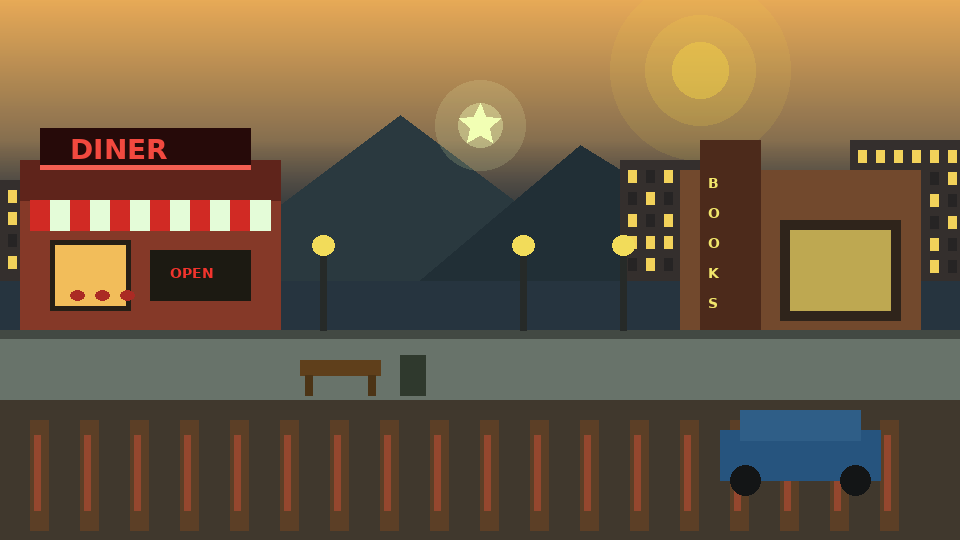
#> input picture assets/bg/community_v1.png, 960 x 540 px, given in place of pages_v1.png, which was not available
$ python gen_plates.py
#> lines starting #> are read from the running program, lines starting #| are printed output that depends on the picture; pictures that were not available may be replaced by others from this repository, and a replacement may not be noted
#> in build, orig is the input picture: PIL image 960x540 RGB; mean R, G, B 111.1, 91, 66.3
#> in base_scene, `im = Image.new('RGB', (W * K, H * K))`: im: PIL image 1920x1080 RGB; every value is 0
#!/usr/bin/env python3
"""Redraw the 960x540 'narrow' area plates that were recoloured copies of one scene.

Contract kept (js/world.js PLATE_DEPTH.narrow): sidewalk 339-399, street 400-539.
Rows y >= 339 are copied unchanged from the original (<name>_v1.png) so the walkable
area and street props stay identical; only the backdrop above y=339 is redrawn,
with a signature building per area. Plates tile horizontally (edges match).
usage: gen_plates.py [names...]   (default: pages skate gym community river)
"""
import math, os, shutil, sys, random
from PIL import Image, ImageDraw, ImageFont, ImageFilter

ROOT = os.path.dirname(os.path.dirname(os.path.abspath(__file__)))
BG = os.path.join(ROOT, "assets", "bg")
W, H, CUT, K = 960, 540, 339, 2
FONT = "/usr/share/fonts/truetype/dejavu/DejaVuSans-Bold.ttf"
def F(sz):
    try: return ImageFont.truetype(FONT, sz*K)
    except Exception: return ImageFont.load_default()

def sky(d, top, mid, bot, horizon=CUT):
#> called with top = (44, 40, 92), mid = (232, 120, 84), bot = (255, 196, 120), horizon = 339
    for y in range(horizon*K):
        t = y / (horizon*K)
        a, b, u = (top, mid, t/0.55) if t < 0.55 else (mid, bot, (t-0.55)/0.45)
        d.line([(0, y), (W*K, y)], fill=tuple(int(a[i]*(1-u) + b[i]*u) for i in range(3)))

def ridge(d, base, amp, col, seed, periods=(1, 2, 5)):
#> called with base = 250, amp = 40, col = (127, 66, 46), seed = 0.3, periods = (1, 2, 5)
    pts = [(0, H*K)]
    for x in range(0, W*K + 1, 4):
        u = x / (W*K) * 2*math.pi
        y = base - amp*(0.55*math.sin(u*periods[0] + seed) + 0.3*math.sin(u*periods[1] + seed*2.1) + 0.15*math.sin(u*periods[2] + seed*0.7))
        pts.append((x, y*K))
    pts.append((W*K, H*K)); d.polygon(pts, fill=col)

def R(d, x0, y0, x1, y1, col, out=(28, 20, 22)):
    d.rectangle([x0*K, y0*K, x1*K, y1*K], fill=col, outline=out, width=K)

def windows(d, x0, y0, x1, y1, cols, rows, lit=(255, 206, 120), dark=(56, 52, 70), rnd=None, frame=(40, 32, 34)):
    rnd = rnd or random.Random(1)
    cw, ch = (x1-x0)/cols, (y1-y0)/rows
    for i in range(cols):
        for j in range(rows):
            c = lit if rnd.random() < 0.6 else dark
            R(d, x0 + i*cw + cw*0.18, y0 + j*ch + ch*0.15, x0 + (i+1)*cw - cw*0.18, y0 + (j+1)*ch - ch*0.2, c, frame)

def sign(d, x, y, text, sz, fg, bg=None, glow=None, pad=6):
    f = F(sz); bb = d.textbbox((0, 0), text, font=f); tw, th = bb[2]-bb[0], bb[3]-bb[1]
    if bg: R(d, x - pad, y - pad, x + tw/K + pad, y + th/K + pad*1.4, bg)
    d.text((x*K, y*K - bb[1]*0.2), text, font=f, fill=fg)
    return tw/K

def lamp(d, x, top=250):
    R(d, x-2, top, x+2, CUT, (40, 40, 48), (20, 20, 24))
    d.ellipse([(x-7)*K, (top-6)*K, (x+7)*K, (top+4)*K], fill=(255, 226, 150), outline=(40, 30, 20), width=K)

def tree(d, x, base, s=1.0, col=(46, 66, 52)):
    R(d, x-3*s, base-30*s, x+3*s, base, (70, 50, 36))
    for dx, dy, r in ((0, -46, 20), (-14, -36, 15), (14, -36, 15), (0, -30, 16)):
        d.ellipse([(x+dx*s-r*s)*K, (base+dy*s-r*s)*K, (x+dx*s+r*s)*K, (base+dy*s+r*s)*K], fill=col, outline=(24, 34, 28), width=K)

def star_sign(d, x, y, r, col=(255, 236, 150)):
    pts = []
    for i in range(10):
        rr = r if i % 2 == 0 else r*0.45; a = math.radians(-90 + 36*i)
        pts.append(((x + rr*math.cos(a))*K, (y + rr*math.sin(a))*K))
    d.polygon(pts, fill=col, outline=(120, 90, 40))

def base_scene(top, mid, bot, seed):
    im = Image.new("RGB", (W*K, H*K)); d = ImageDraw.Draw(im)
    sky(d, top, mid, bot)
    ridge(d, 250, 40, tuple(int(v*0.55) for v in mid), seed)            # Blue Ridge, far
    ridge(d, 285, 26, tuple(int(v*0.36) for v in mid), seed + 1.7, (2, 3, 7))
    return im, d

def mill_star(d, x=820, y=210):
    d.line([(x*K, (y+10)*K), (x*K, 262*K)], fill=(60, 56, 70), width=2*K)
    star_sign(d, x, y, 10)

# ---------------------------------------------------------------- areas
def pages():
    im, d = base_scene((44, 40, 92), (232, 120, 84), (255, 196, 120), 0.3); mill_star(d, 860, 196)
#> after `im, d = base_scene((44, 40, 92), (232, 120, 84), (255, 196, 120), 0.3)`:
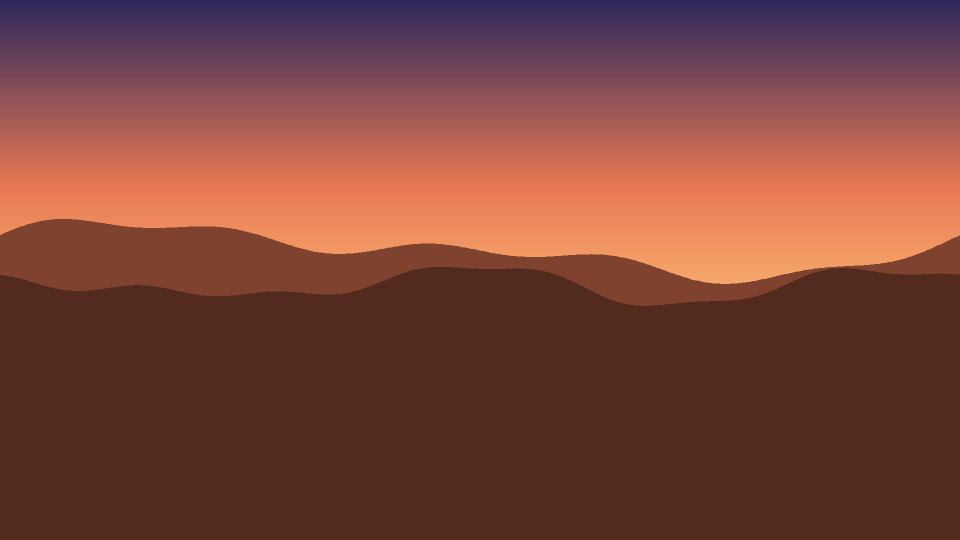
#> im: PIL image 1920x1080 RGB (shown at 1/2 size); mean R, G, B 122.6, 68, 58.1
    rnd = random.Random(3)
    R(d, -4, 170, 150, CUT, (120, 74, 60)); windows(d, 14, 186, 136, 300, 3, 3, rnd=rnd)
    # Valley Pages: brick storefront, green awning, display windows w/ book stacks
    R(d, 190, 120, 650, CUT, (142, 62, 50)); R(d, 190, 112, 650, 128, (92, 44, 38))
    for x in range(196, 650, 18): d.line([(x*K, 132*K), (x*K, CUT*K)], fill=(126, 54, 44), width=K)
    windows(d, 210, 140, 630, 210, 7, 1, rnd=rnd)
    R(d, 214, 222, 626, 252, (34, 70, 52)); sign(d, 300, 226, "VALLEY PAGES", 20, (255, 226, 150))
    for i in range(12):
        x = 205 + i*37
        d.polygon([(x*K, 256*K), ((x+37)*K, 256*K), ((x+37)*K, 270*K), ((x+18)*K, 276*K), (x*K, 270*K)],
                  fill=(36, 96, 64) if i % 2 else (232, 220, 190), outline=(20, 40, 30))
    for x0 in (214, 470):
        R(d, x0, 282, x0+150, CUT-4, (255, 214, 140))
        for k in range(9):
            c = [(150, 50, 50), (40, 80, 140), (220, 180, 70), (60, 120, 80), (110, 60, 130)][k % 5]
            R(d, x0 + 8 + k*15, CUT-34 - (k % 3)*6, x0 + 20 + k*15, CUT-6, c)
    R(d, 380, 280, 450, CUT, (70, 40, 30)); R(d, 390, 290, 440, CUT, (60, 34, 26))
    R(d, 654, 60, 678, 260, (40, 28, 40));
    for i, ch in enumerate("BOOKS"): sign(d, 660, 72 + i*36, ch, 18, (255, 120, 200))
    R(d, 700, 200, 964, CUT, (86, 92, 120)); windows(d, 716, 214, 950, 320, 6, 3, rnd=rnd)
    lamp(d, 170); lamp(d, 690)
    return im

def skate():
    im, d = base_scene((56, 36, 96), (248, 112, 92), (255, 200, 110), 1.1); mill_star(d, 120, 200)
    rnd = random.Random(5)
    # Starboard Skate: corrugated warehouse with graffiti mural + roll-up door
    R(d, 150, 150, 760, CUT, (58, 120, 150)); R(d, 140, 138, 770, 154, (30, 60, 80))
    for x in range(154, 760, 10): d.line([(x*K, 156*K), (x*K, CUT*K)], fill=(48, 104, 132), width=K)
    R(d, 170, 168, 740, 226, (24, 26, 36));
    star_sign(d, 206, 197, 20, (255, 210, 74)); sign(d, 236, 176, "STARBOARD SKATE", 28, (255, 92, 70))
    for i, c in enumerate([(255, 92, 70), (255, 210, 74), (90, 220, 200), (190, 110, 240)]):     # mural stripes
        d.polygon([((170 + i*30)*K, 240*K), ((330 + i*30)*K, 240*K), ((290 + i*30)*K, (CUT-50)*K), ((130 + i*30)*K, (CUT-50)*K)], fill=c)
    R(d, 420, 240, 600, CUT, (150, 150, 156))
    for y in range(246, CUT, 8): d.line([(422*K, y*K), (598*K, y*K)], fill=(120, 120, 128), width=K)
    R(d, 630, 250, 730, CUT-6, (255, 214, 140));
    for k in range(5):                                                                        # decks on the wall
        R(d, 640 + k*18, 262, 652 + k*18, 318, [(231, 76, 60), (40, 40, 44), (255, 210, 74), (60, 160, 200), (240, 240, 236)][k])
    # quarter-pipe silhouette at right
    d.pieslice([(790*K, 230*K), (1010*K, 450*K)], 180, 270, fill=(120, 124, 140), outline=(30, 30, 40), width=K)
    R(d, 790, 336, 900, CUT, (120, 124, 140))
    R(d, -4, 200, 140, CUT, (96, 70, 90)); windows(d, 10, 214, 130, 320, 3, 3, rnd=rnd)
    lamp(d, 776)
    return im

def gym():
    im, d = base_scene((40, 44, 90), (226, 124, 90), (255, 190, 120), 2.2); mill_star(d, 470, 186)
    rnd = random.Random(7)
    # Valley Gym: tall brick block, big lit windows with silhouettes of racks, blue banner
    R(d, 90, 110, 640, CUT, (108, 60, 52)); R(d, 82, 100, 648, 116, (70, 40, 36))
    for y in range(120, CUT, 12): d.line([(92*K, y*K), (638*K, y*K)], fill=(96, 52, 46), width=K)
    R(d, 120, 128, 610, 170, (41, 128, 185)); sign(d, 220, 136, "VALLEY GYM", 26, (255, 255, 255))
    sign(d, 470, 142, "24/7", 16, (255, 210, 74))
    for i in range(4):
        x0 = 120 + i*124
        R(d, x0, 186, x0 + 100, 270, (255, 222, 150))
        R(d, x0 + 10, 240, x0 + 90, 246, (60, 60, 70));
        for xx in (x0 + 14, x0 + 82): R(d, xx - 4, 232, xx + 4, 254, (40, 40, 48))
        d.ellipse([(x0+40)*K, 206*K, (x0+60)*K, 226*K], fill=(70, 60, 70))
    R(d, 330, 282, 400, CUT, (40, 60, 90)); R(d, 340, 292, 390, CUT, (255, 222, 150))
    R(d, 670, 180, 964, CUT, (70, 78, 104)); windows(d, 690, 196, 940, 318, 6, 3, rnd=rnd)
    R(d, -4, 220, 80, CUT, (84, 60, 74))
    lamp(d, 655); lamp(d, 70)
    return im

def community():
    im, d = base_scene((48, 50, 100), (236, 140, 100), (255, 208, 140), 3.0); mill_star(d, 860, 200)
    # Community Center: low civic building, columns, green roof, garden, flag
    d.polygon([(150*K, 170*K), (480*K, 120*K), (810*K, 170*K)], fill=(60, 110, 80), outline=(24, 40, 30))
    R(d, 160, 170, 800, CUT, (226, 210, 180)); R(d, 150, 166, 810, 178, (190, 170, 140))
    sign(d, 300, 186, "STAR CITY COMMUNITY CENTER", 18, (60, 60, 80))
    for i in range(8):
        x = 190 + i*82
        R(d, x, 214, x + 14, CUT, (244, 236, 216)); R(d, x - 3, 210, x + 17, 216, (200, 186, 160))
    for i in range(7):
        x0 = 212 + i*82
        R(d, x0, 232, x0 + 52, 296, (255, 214, 140)); d.line([((x0+26)*K, 232*K), ((x0+26)*K, 296*K)], fill=(120, 100, 80), width=K)
    R(d, 446, 280, 514, CUT, (110, 70, 50)); R(d, 456, 290, 504, CUT, (255, 220, 160))
    R(d, 470, 60, 473, 120, (200, 200, 210))
    d.polygon([(473*K, 62*K), (512*K, 70*K), (473*K, 82*K)], fill=(200, 60, 60))
    for x in (60, 120, 860, 920): tree(d, x, CUT, 1.1)
    for x in range(170, 800, 16):
        d.ellipse([x*K, (CUT-14)*K, (x+14)*K, CUT*K], fill=(70, 130, 80), outline=(30, 60, 40))
        if x % 48 == 10: d.ellipse([(x+4)*K, (CUT-12)*K, (x+9)*K, (CUT-7)*K], fill=(255, 140, 180))
    return im

def river():
    im, d = base_scene((36, 40, 88), (240, 128, 90), (255, 200, 130), 4.1); mill_star(d, 180, 196)
    # Roanoke River: water band behind a railing, steel truss bridge, tree line
    for y in range(262, CUT):
        t = (y - 262) / (CUT - 262)
        d.line([(0, y*K), (W*K, y*K)], fill=(int(90 - 40*t), int(110 - 30*t), int(150 - 20*t)))
    rnd = random.Random(9)
    for _ in range(70):
        x, y = rnd.randrange(0, W), rnd.randrange(266, CUT - 4)
        d.line([(x*K, y*K), ((x + rnd.randrange(6, 20))*K, y*K)], fill=(255, 196, 130), width=K)
    for x in range(0, W, 46): tree(d, x + 20, 266, 0.8, (40, 60, 50))
    # bridge deck + truss
    R(d, -4, 220, 964, 232, (70, 76, 92))
    for x in range(0, W, 80):
        d.line([(x*K, 220*K), ((x+40)*K, 170*K), ((x+80)*K, 220*K)], fill=(96, 110, 140), width=3*K)
        d.line([((x+40)*K, 170*K), ((x+40)*K, 220*K)], fill=(96, 110, 140), width=2*K)
    d.line([(0, 170*K), (W*K, 170*K)], fill=(96, 110, 140), width=3*K)
    for x in (120, 520, 900):
        R(d, x - 12, 232, x + 12, 300, (110, 104, 100))
    sign(d, 380, 140, "ROANOKE RIVER", 18, (255, 226, 150), bg=(30, 50, 70))
    # sidewalk railing
    R(d, -4, 312, 964, 318, (60, 64, 76))
    for x in range(0, W, 24): R(d, x, 318, x + 3, CUT, (60, 64, 76))
    lamp(d, 300, 240); lamp(d, 780, 240)
    return im

AREAS = dict(pages=pages, skate=skate, gym=gym, community=community, river=river)

def build(name):
    p = os.path.join(BG, name + ".png"); bak = os.path.join(BG, name + "_v1.png")
    if not os.path.exists(bak): shutil.copy2(p, bak)
    orig = Image.open(bak).convert("RGB")
    top = AREAS[name]().resize((W, H), Image.LANCZOS)
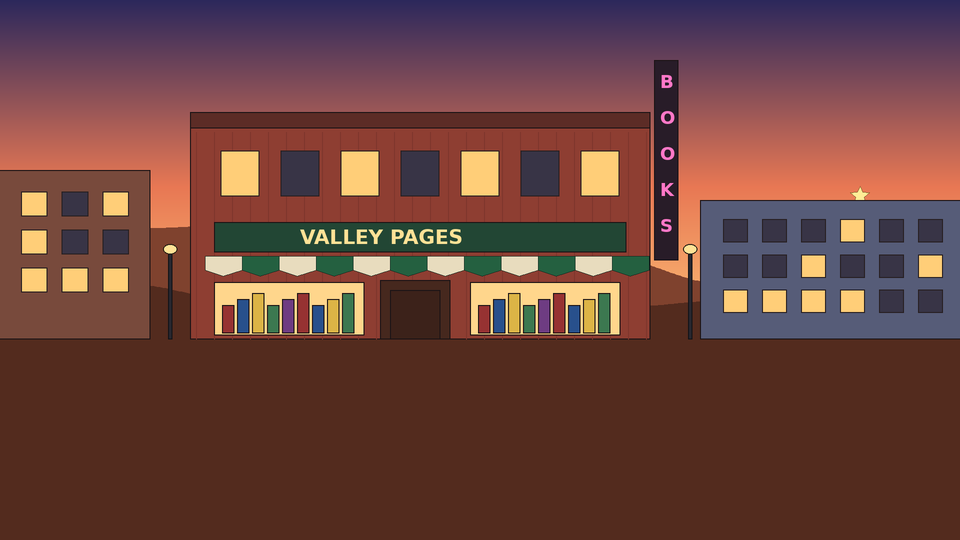
#> top: PIL image 960x540 RGB; mean R, G, B 107.4, 67.1, 61.6
    top.paste(orig.crop((0, CUT, W, H)), (0, CUT))              # walkable band unchanged
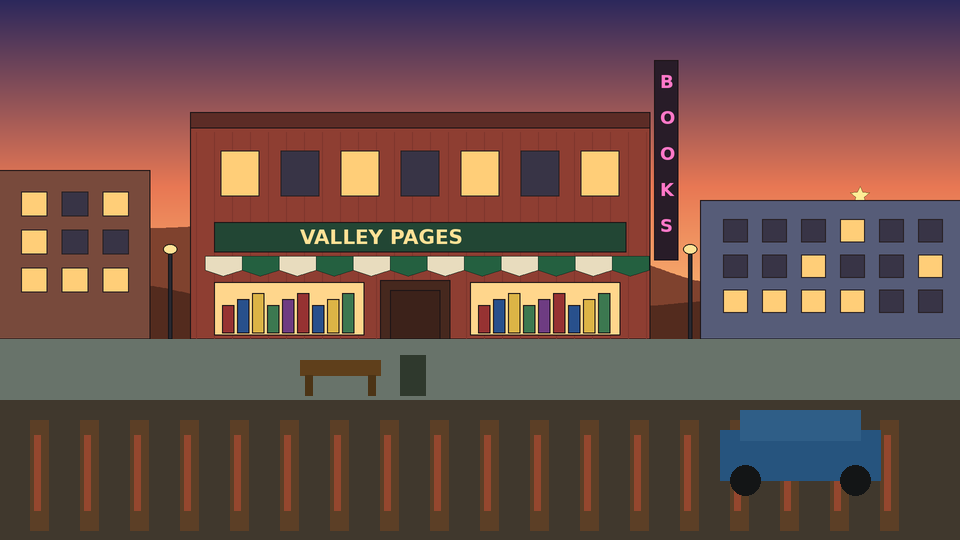
#> top: PIL image 960x540 RGB; mean R, G, B 106.9, 79.5, 74.9
    top.save(p); print("plate", name, top.size)
#| plate pages (960, 540)

if __name__ == "__main__":
    for n in (sys.argv[1:] or list(AREAS)): build(n)
#> pass 2 of the loop `for n in (sys.argv[1:] or list(AREAS)): build(n)`:
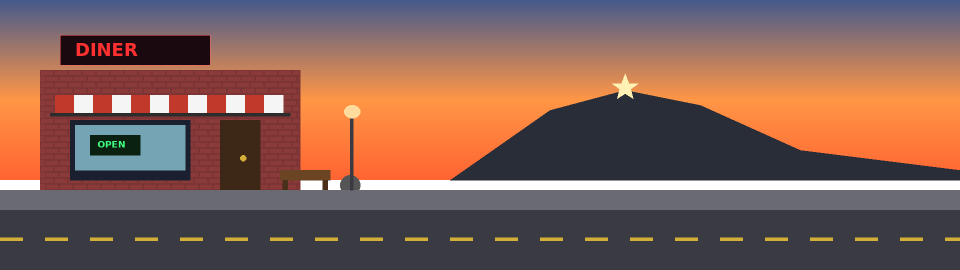
#> input picture assets/bg/diner_v1.png, 1920 x 540 px, given in place of skate_v1.png, which was not available (shown at 1/2 size)
#> orig: PIL image 1920x540 RGB
#> in skate, `im, d = base_scene((56, 36, 96), (248, 112, 92), (255, 200, 110), 1.1)`:
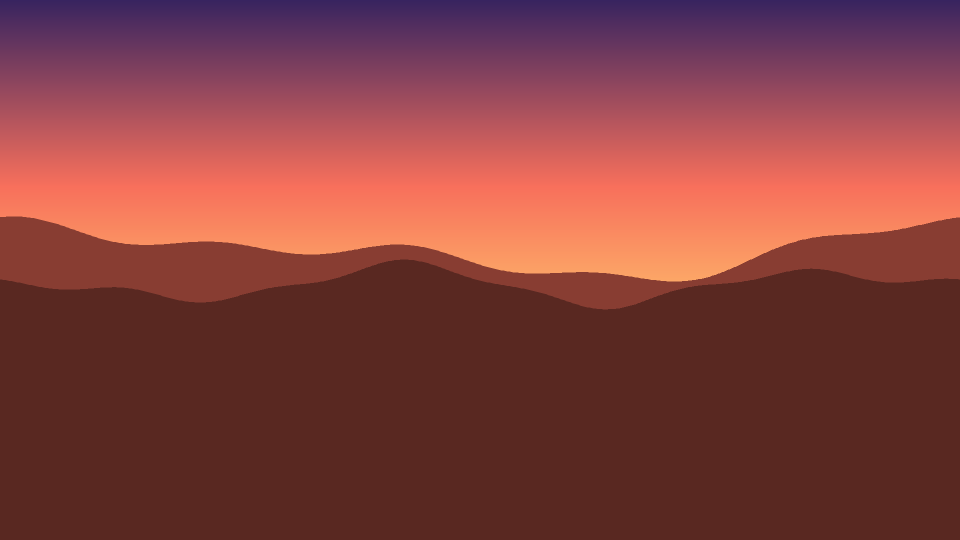
#> im: PIL image 1920x1080 RGB (shown at 1/2 size); mean R, G, B 132.3, 63.6, 62.3
#> in build (call 2), `top.paste(orig.crop((0, CUT, W, H)), (0, CUT))`:
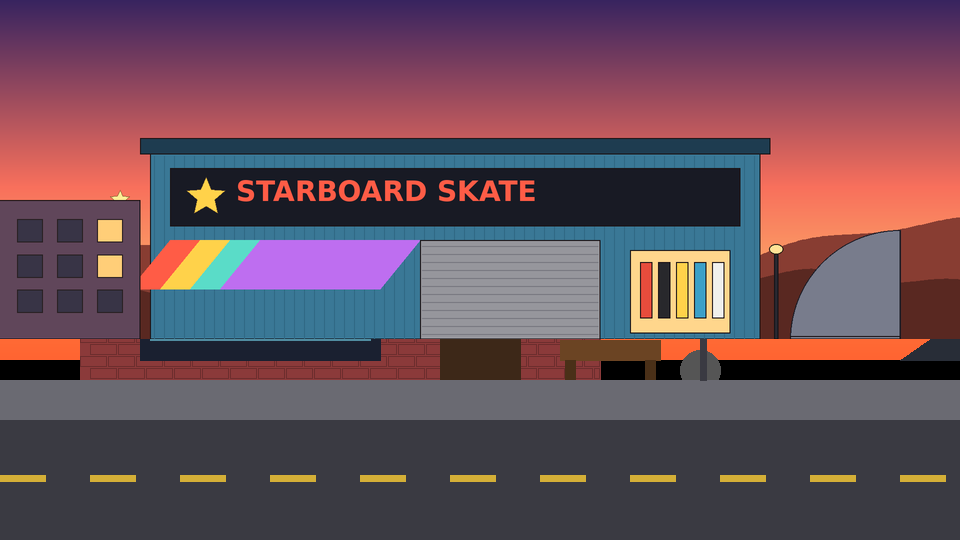
#> top: PIL image 960x540 RGB; mean R, G, B 103.7, 77.1, 89.2
#| plate skate (960, 540)
#> pass 3 of the loop `for n in (sys.argv[1:] or list(AREAS)): build(n)`:
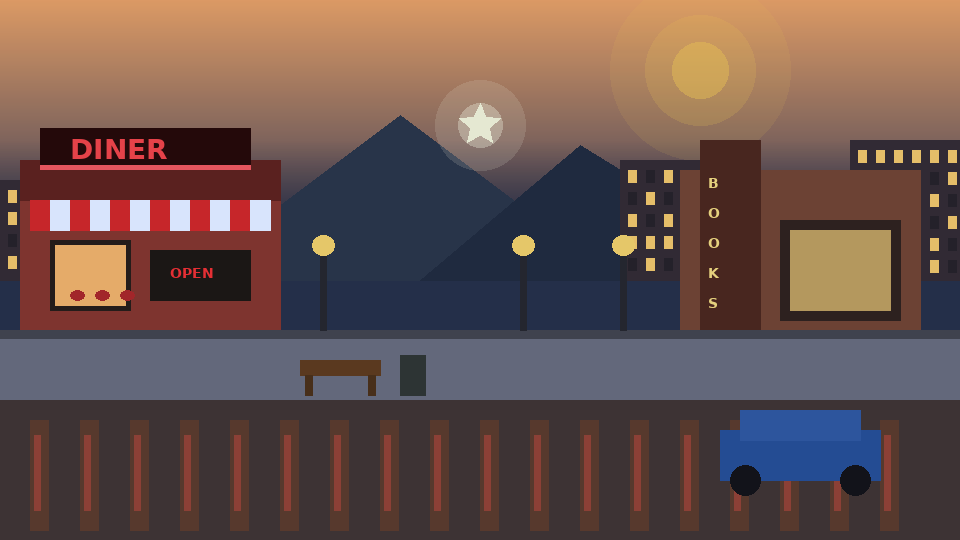
#> input picture assets/bg/gym_v1.png, 960 x 540 px
#> in build, orig is the input picture: PIL image 960x540 RGB; mean R, G, B 105.4, 82.4, 77.1
#> in gym, `im, d = base_scene((40, 44, 90), (226, 124, 90), (255, 190, 120), 2.2)`:
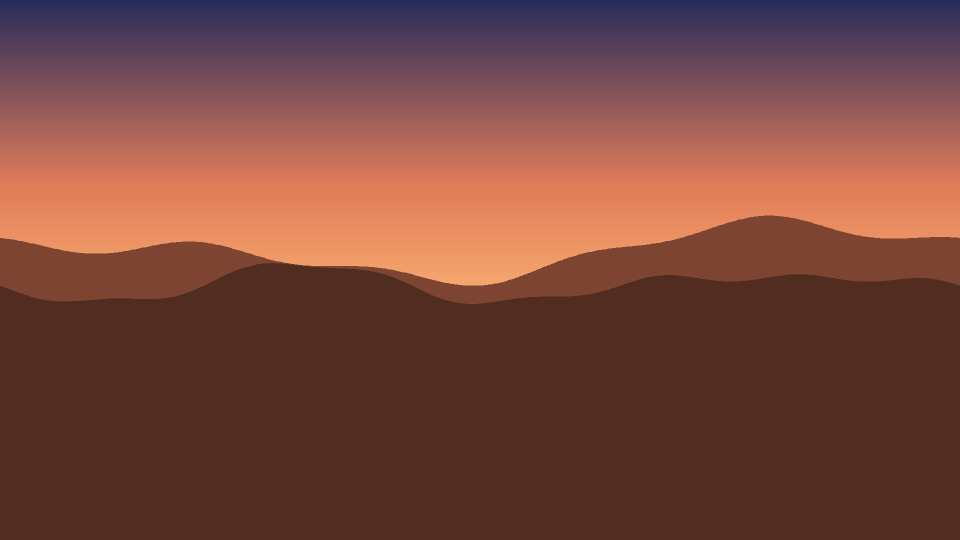
#> im: PIL image 1920x1080 RGB (shown at 1/2 size); mean R, G, B 119.2, 70.2, 60.7
#> in build (call 3), `top.paste(orig.crop((0, CUT, W, H)), (0, CUT))`:
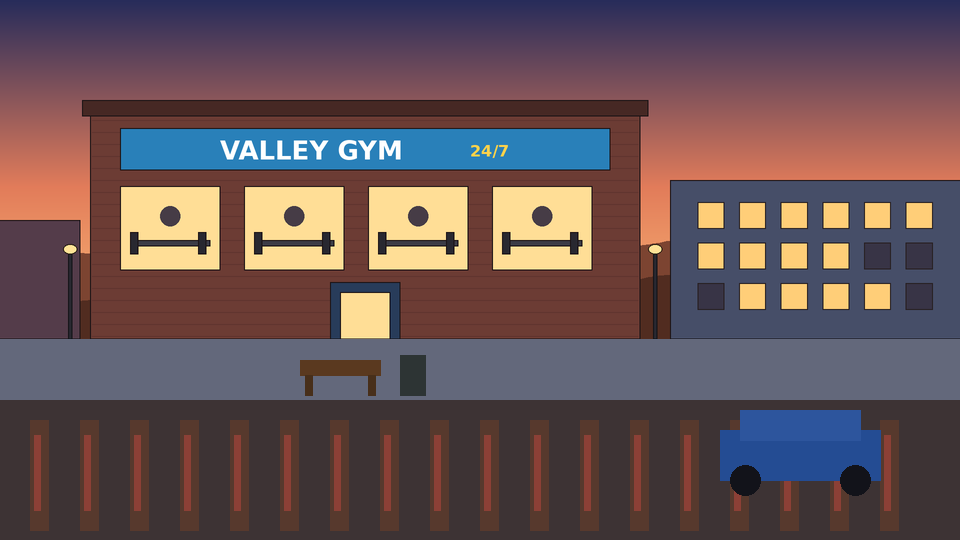
#> top: PIL image 960x540 RGB; mean R, G, B 102.3, 82.7, 86.1
#| plate gym (960, 540)
#> the loop made 5 passes; the first 3 are shown
